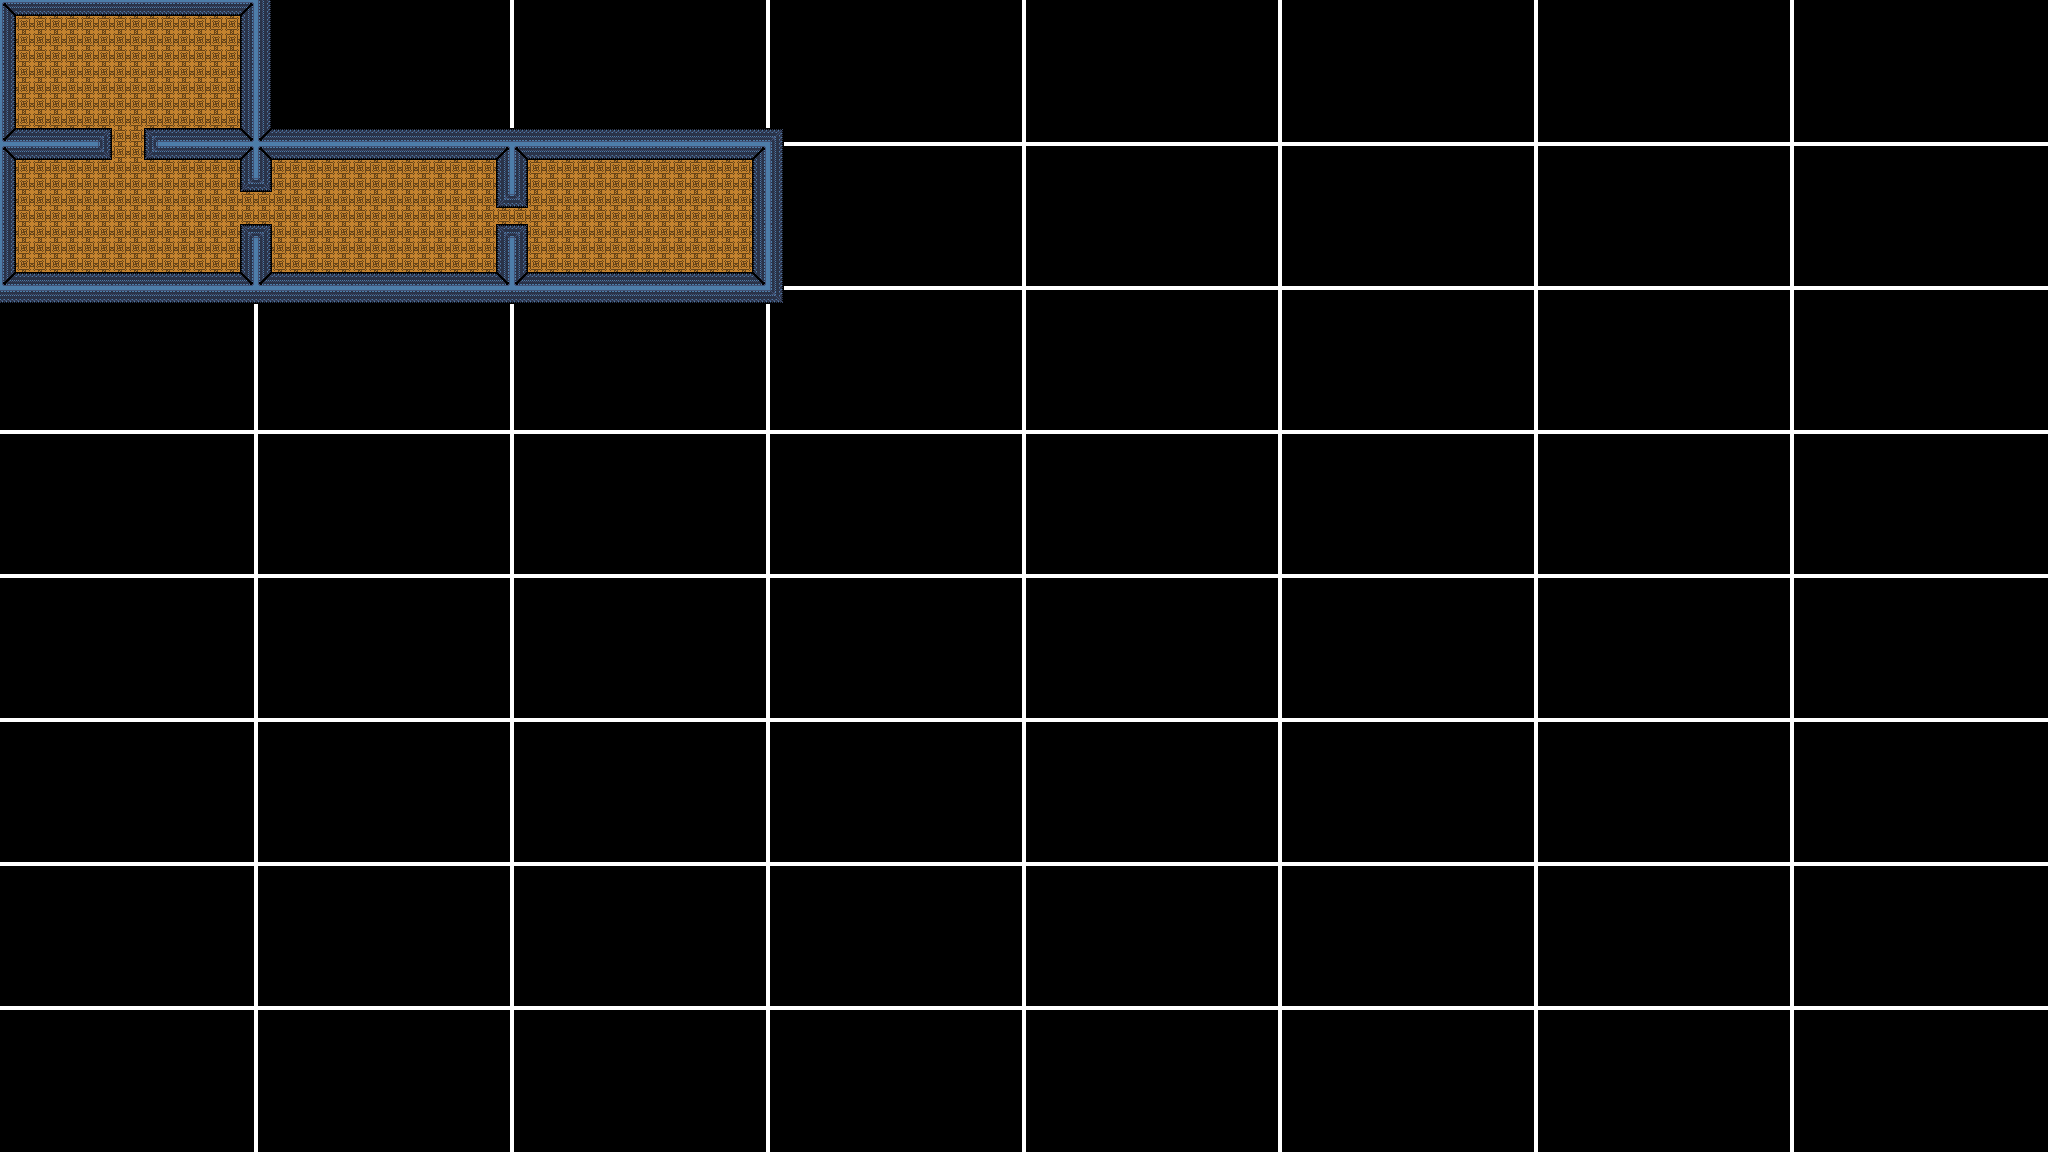

This is a level from a 2D game, rendered from its Tiled map with the project's own tilesets. A one-line summary and the map file follow, with tile-layer data summarised:
An orthogonal 128x72 tile map with 16x16 px tiles, 2 tile layers (ground, wall), 3 tilesets, 1 image layer and 19 objects (Spawn).

<map version="1.2" tiledversion="1.2.5" orientation="orthogonal" renderorder="right-down" width="128" height="72" tilewidth="16" tileheight="16" infinite="0" nextlayerid="7" nextobjectid="50">
 <tileset firstgid="1" source="objects.tsx" />
 <tileset firstgid="7" source="dungeon/dungeon_wall.tsx" />
 <tileset firstgid="37" source="dungeon/dungeon_ground.tsx" />
 <imagelayer id="2" name="grid" locked="1">
  <image source="gridtemplate.png" width="2048" height="1152" />
 </imagelayer>
 <layer id="6" name="ground" width="128" height="72">
  <data>[9216 cells, 411 non-empty, 1 distinct tile ids]</data>
 </layer>
 <layer id="4" name="wall" width="128" height="72">
  <data>[9216 cells, 273 non-empty, 12 distinct tile ids]</data>
 </layer>
 <objectgroup id="5" name="Object Layer 1">
  <object id="1" name="Spawn" x="23.3333" y="25">
   <point />
  </object>
  <object id="32" gid="2" x="176" y="80" width="16" height="16" />
  <object id="33" gid="2" x="80" y="112" width="16" height="16" />
  <object id="34" gid="2" x="176" y="240" width="16" height="16" />
  <object id="35" gid="2" x="80" y="208" width="16" height="16" />
  <object id="36" gid="2" x="368" y="240" width="16" height="16" />
  <object id="37" gid="2" x="432" y="192" width="16" height="16" />
  <object id="38" gid="2" x="464" y="240" width="16" height="16" />
  <object id="39" gid="3" x="320" y="208" width="16" height="16" />
  <object id="40" gid="3" x="304" y="240" width="16" height="16" />
  <object id="41" gid="3" x="128" y="240" width="16" height="16" />
  <object id="42" gid="4" x="144" y="32" width="16" height="16">
   <properties>
    <property name="text" value="test" />
   </properties>
  </object>
  <object id="43" gid="2" x="608" y="192" width="16" height="16" />
  <object id="44" gid="2" x="688" y="240" width="16" height="16" />
  <object id="45" gid="2" x="576" y="240" width="16" height="16" />
  <object id="46" gid="2" x="688" y="192" width="16" height="16" />
  <object id="47" gid="3" x="640" y="240" width="16" height="16" />
  <object id="48" gid="3" x="560" y="192" width="16" height="16" />
  <object id="49" gid="3" x="656" y="208" width="16" height="16" />
 </objectgroup>
</map>
